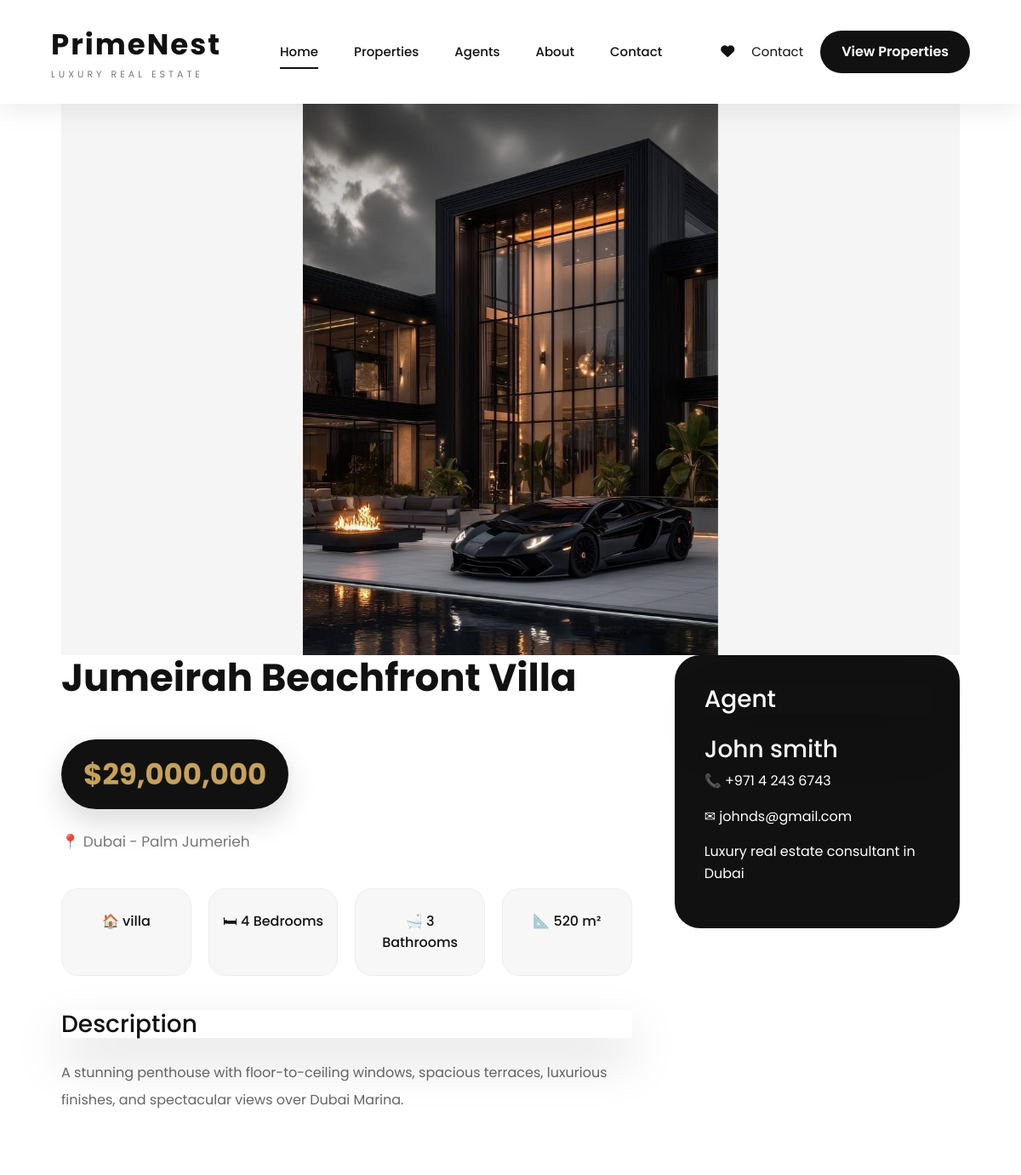
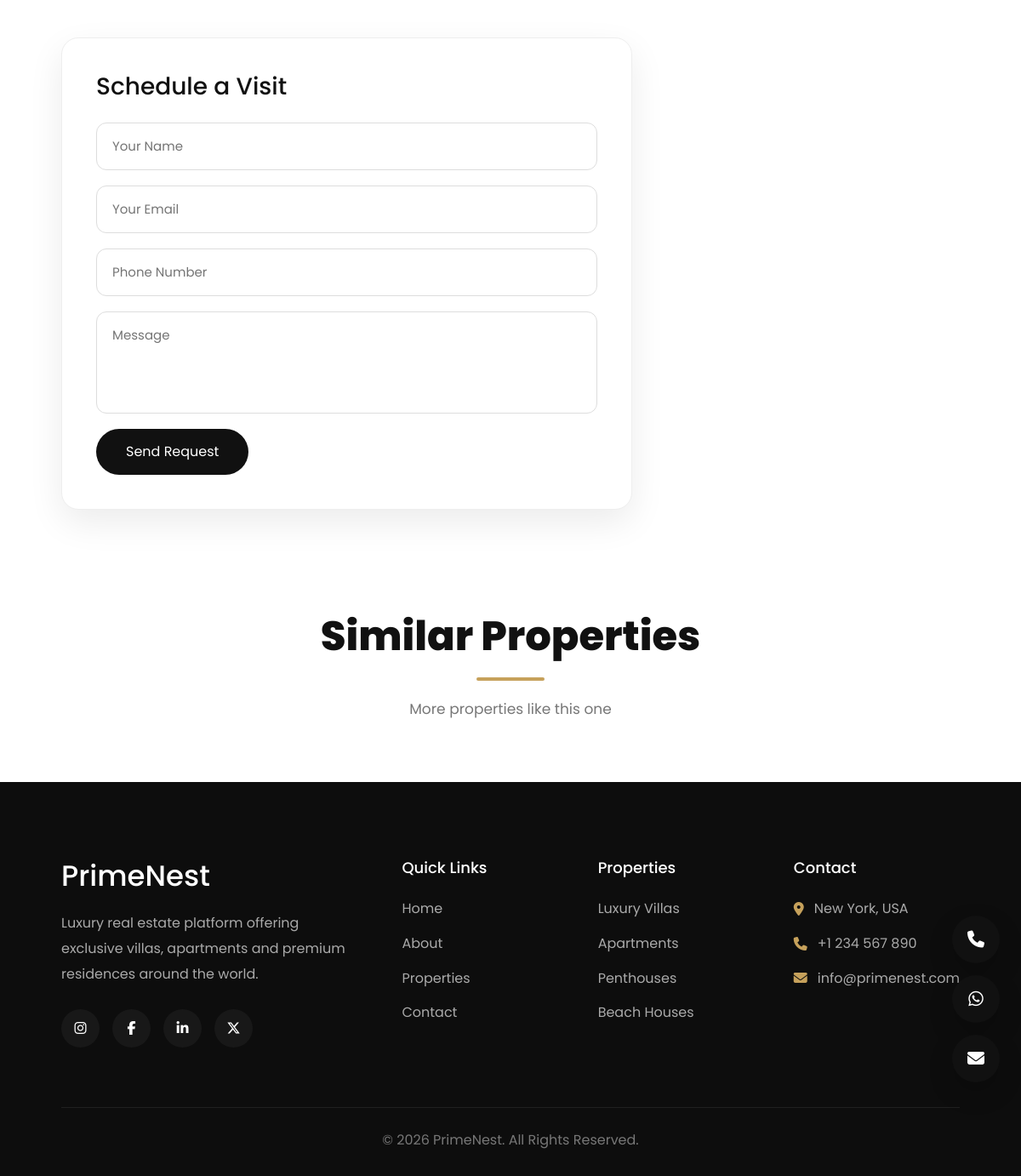
/properties/jumeirah-beachfront-villa/, run on the app's committed database (2 pictures, top to bottom).
### property/models.py (models this page shows, shortened)
class Property(models.Model):
    STATUS_CHOICES = (
        ('sale', 'For Sale'),
        ('rent', 'For Rent'),
    )
    title = models.CharField(max_length=200)
    slug = models.SlugField(unique=True)
    property_type = models.ForeignKey(
        PropertyType,
        on_delete=models.CASCADE
    )
    agent = models.ForeignKey(
        Agent,
        on_delete=models.CASCADE
    )
    amenities = models.ManyToManyField(
        Amenity,
        blank=True
    )
    city = models.CharField(max_length=100)
    address = models.CharField(max_length=300)
    description = models.TextField()
    price = models.DecimalField(
        max_digits=12,
        decimal_places=0
    )
    area = models.PositiveIntegerField(
        help_text="Square meters"
    )
    bedrooms = models.PositiveIntegerField()
    bathrooms = models.PositiveIntegerField()
    status = models.CharField(
        max_length=10,
        choices=STATUS_CHOICES
    )
    cover_image = models.ImageField(
        upload_to='properties/'
    )
    created_at = models.DateTimeField(
        auto_now_add=True
    )

class PropertyType(models.Model):
    name = models.CharField(max_length=100)
    def __str__(self):
        return self.name

class Agent(models.Model):
    name = models.CharField(max_length=100)
    phone = models.CharField(max_length=20)
    email = models.EmailField()
    bio = models.TextField(blank=True)

### property/views.py (the view, shortened to what this page needs)
def property_detail(request, slug):
    property = get_object_or_404(
        Property,
        slug=slug
    )
    context = {
        "property": property
    }
    return render(
        request,
        "property/detail.html",
        context
    )

### templates/property/detail.html (shortened to what this page needs)
{% extends 'base.html' %}
{% load humanize %}
{% block body_class %}
inner-page
{% endblock %}
{% block content %}
<section class="property-detail">
<div class="container">
    <div class="detail-image">
        {% if property.cover_image %}
        <img
        src="{{ property.cover_image.url }}"
        alt="{{ property.title }}">
        {% endif %}
    </div>
    <div class="detail-layout">
        <div class="detail-content">
            <h1>
                {{ property.title }}
            </h1>
            <div class="detail-price">
                ${{ property.price|intcomma }}
            </div>
            <p class="location">
                📍 {{ property.city }} - {{ property.address }}
            </p>
            <div class="features">
                <div>
                    🏠
                    {{ property.property_type }}
                </div>
                <div>
                    🛏
                    {{ property.bedrooms }} Bedrooms
                </div>
                <div>
                    🛁
                    {{ property.bathrooms }} Bathrooms
                </div>
                <div>
                    📐
                    {{ property.area }} m²
                </div>
            </div>
            <div class="description">
                <h2>Description</h2>
                <p>
                    {{ property.description }}
                </p>
            </div>
        </div>
        <aside class="agent-box">
            <h2>
                Agent
            </h2>
            <h3>
                {{ property.agent.name }}
            </h3>
            <p>
                📞 {{ property.agent.phone }}
            </p>
            <p>
                ✉ {{ property.agent.email }}
            </p>
            <p>
                {{ property.agent.bio }}
            </p>
        </aside>
        <div class="visit-form">
    <h2>
        Schedule a Visit
    </h2>
    <form method="POST">
        <input
        type="text"
        name="name"
        placeholder="Your Name"
        required>
        <input
        type="email"
        name="email"
        placeholder="Your Email"
        required>
        <input
        type="text"
        name="phone"
        placeholder="Phone Number"
        required>
        <textarea
        name="message"
        placeholder="Message"></textarea>
        <button type="submit">
            Send Request
        </button>
    </form>
</div>
    </div>
</div>
</section>
<section class="similar-properties">
    <div class="container">
        <div class="section-title">
            <h2>
                Similar Properties
            </h2>
            <p>
                More properties like this one
            </p>
        </div>
    </div>
</section>
{% endblock %}

### static/css/variables.css (style rules this page uses)
:root { --white:#ffffff; --light-gray:#f5f5f5; --gray:#d1d5db; --dark-gray:#4b5563; --black:#111111; --transition:0.4s ease; --container:1200px; }

### static/css/style.css (style rules this page uses)
*, *::before, *::after { margin:0; padding:0; box-sizing:border-box; }
html { scroll-behavior:smooth; }
body { font-family:'Poppins',sans-serif; background:#fff; color:#111; overflow-x:hidden; line-height:1.6; }
img { width:100%; display:block; }
button, input, select { font-family:inherit; }
.container { width:min(90%,1320px); margin:auto; }
.section-title { text-align:center; margin-bottom:60px; }
.section-title h2 { font-size:48px; line-height:1.2; font-weight:700; margin-bottom:15px; }
.section-title p { color:#666; font-size:17px; }
* { transition-property:color,background,transform,border,box-shadow; }
img { opacity:0; animation:imageFade .8s forwards; }

### static/css/cards.css (style rules this page uses)
.location { color:#777; margin-bottom:20px; }
.section-title { text-align:center; margin-bottom:70px; }
.section-title h2 { font-size:48px; font-weight:800; color:#111; margin-bottom:18px; position:relative; }
.section-title h2::after { content:""; display:block; width:80px; height:4px; background:#C6A15B; margin:20px auto 0; border-radius:50px; }
.section-title p { max-width:620px; margin:auto; color:#777; font-size:17px; line-height:1.8; }

### static/css/detail.css (style rules this page uses)
.property-detail { padding:120px 0; background:#fff; }
.detail-image { height:650px; background:#f5f5f5; display:flex; align-items:center; justify-content:center; overflow:hidden; }
.detail-image img { width:100%; height:100%; object-fit:contain; object-position:center; }
.detail-layout { display:grid; grid-template-columns:2fr 1fr; gap:50px; }
.detail-content h1 { font-size:45px; font-weight:700; margin-bottom:20px; }
.detail-price { display:inline-block; padding:14px 26px; border-radius:50px; background:#111; color:#C6A15B; font-size:34px; font-weight:700; margin:25px 0; box-shadow:0 15px 35px rgba(0,0,0,.15); }
.location { color:#777; font-size:17px; }
.features { display:grid; grid-template-columns:repeat(4,1fr); gap:20px; margin:40px 0; }
.features div { background:#f7f7f7; padding:25px 15px; border-radius:20px; text-align:center; font-weight:500; transition:.35s; border:1px solid #eee; }
.description h2, .amenities h2, .gallery h2, .agent-box h2 { font-size:28px; margin-bottom:25px; box-shadow:0 25px 60px rgba(0,0,0,.15); position:sticky; top:120px; }
.description p { color:#666; line-height:2; font-size:16px; }
.agent-box { background:#111; color:white; padding:35px; border-radius:30px; height:max-content; }
.visit-form { margin-top:50px; padding:40px; background:#fff; border-radius:20px; box-shadow:0 15px 40px rgba(0,0,0,.08); border:1px solid #eee; }
.visit-form h2 { margin-bottom:25px; font-size:28px; }
.visit-form form { display:flex; flex-direction:column; gap:18px; }
.visit-form input, .visit-form textarea { width:100%; padding:15px 18px; border:1px solid #ddd; border-radius:12px; font-size:15px; outline:none; }
.visit-form textarea { min-height:120px; resize:none; }
.visit-form button { width:max-content; padding:14px 35px; background:#111; color:#fff; border:none; border-radius:30px; cursor:pointer; transition:.3s; }

### data on the page
Property: cover_image (picture), title "Jumeirah Beachfront Villa", price "29,000,000", city "Dubai", address "Palm Jumerieh", property_type "villa", bedrooms "4", bathrooms "3", area "520", description "A stunning penthouse with floor-to-ceiling windows, spacious terraces, luxurious finishes, and spectacular views over Dubai Marina.", agent.name "John smith", agent.phone "+971 4 243 6743", agent.email "johnds@gmail.com", agent.bio "Luxury real estate consultant in Dubai"
